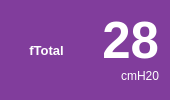
           <widget class="QFrame" name="frame_34">
            <property name="maximumSize">
             <size>
              <width>170</width>
              <height>120</height>
             </size>
            </property>
            <property name="styleSheet">
             <string notr="true">border-radius: 15px;
background-color: rgb(129, 61, 156);
color: rgb(255, 255, 255);</string>
            </property>
            <property name="frameShape">
             <enum>QFrame::Box</enum>
            </property>
            <property name="frameShadow">
             <enum>QFrame::Raised</enum>
            </property>
            <property name="lineWidth">
             <number>-17</number>
            </property>
            <property name="midLineWidth">
             <number>-8</number>
            </property>
            <layout class="QHBoxLayout" name="horizontalLayout_21">
             <item>
              <widget class="QLabel" name="label_80">
               <property name="font">
                <font>
                 <pointsize>10</pointsize>
                 <weight>75</weight>
                 <bold>true</bold>
                </font>
               </property>
               <property name="text">
                <string>fTotal</string>
               </property>
               <property name="alignment">
                <set>Qt::AlignCenter</set>
               </property>
              </widget>
             </item>
             <item>
              <layout class="QVBoxLayout" name="verticalLayout_32">
               <property name="spacing">
                <number>0</number>
               </property>
               <item>
                <widget class="QLabel" name="label_81">
                 <property name="font">
                  <font>
                   <pointsize>38</pointsize>
                   <weight>75</weight>
                   <bold>true</bold>
                  </font>
                 </property>
                 <property name="lineWidth">
                  <number>1</number>
                 </property>
                 <property name="text">
                  <string>28</string>
                 </property>
                 <property name="alignment">
                  <set>Qt::AlignRight|Qt::AlignTrailing|Qt::AlignVCenter</set>
                 </property>
                </widget>
               </item>
               <item>
                <widget class="QLabel" name="label_82">
                 <property name="font">
                  <font>
                   <pointsize>9</pointsize>
                  </font>
                 </property>
                 <property name="text">
                  <string>cmH20</string>
                 </property>
                 <property name="alignment">
                  <set>Qt::AlignRight|Qt::AlignTop|Qt::AlignTrailing</set>
                 </property>
                </widget>
               </item>
              </layout>
             </item>
            </layout>
           </widget>
